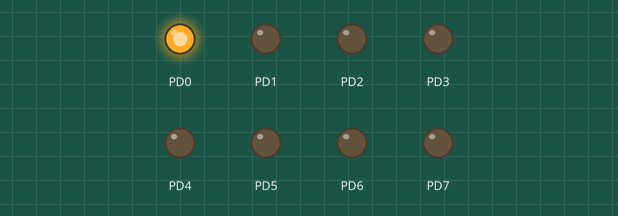
A program run on a simulated ATmega128, built with avr-gcc and emulated at 8 MHz. Shown: output pins drawn as LEDs (lit = HIGH).

Above: at 0.02 s.
At 0.37 s:
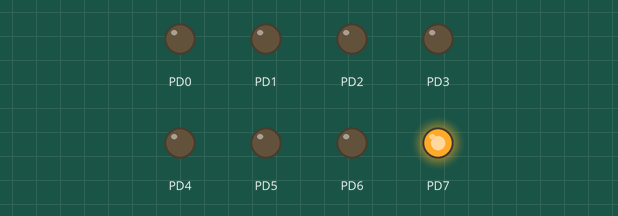
At 0.72 s:
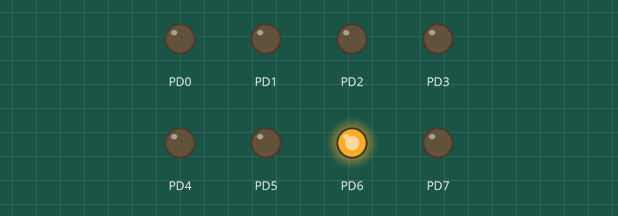
At 1.47 s:
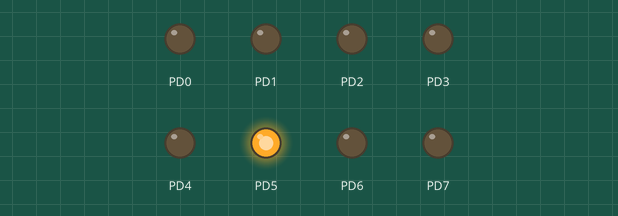
At 2.17 s:
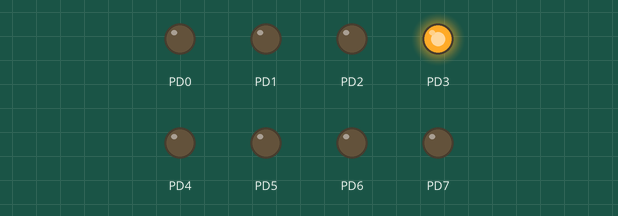
At 2.92 s:
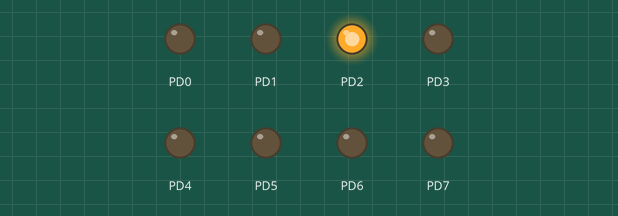
Timing chart, 0 to 3.2 s (numbered marks = the images above):
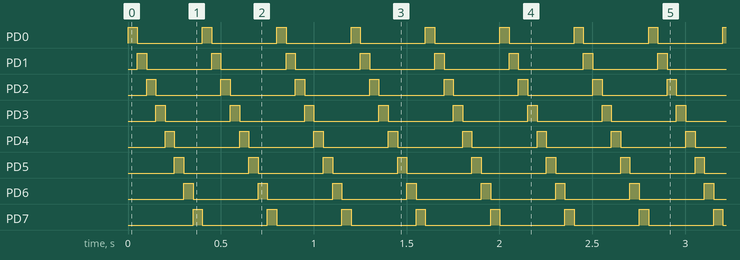

The program:

main.c
```c
/*
 * OpdrachtB4.c
 *
 * Created: 6-2-2018 10:49:16
 * Author : dionb
 */

#define F_CPU 8000000

#include <avr/io.h>
#include <util/delay.h>


int main(void)
{
	DDRD = 0xFF;
    /* Replace with your application code */
    while (1)
    {
		for(int i = 0x01; i < 0xFF; i <<= 1) {
			PORTD = i;
			wait(50);
		}
    }

	return 1;
}

void wait(int ms) {
	int i = 0;
	while(i < ms) {
		_delay_ms(1);
		i++;
	}
}
```

Measured:
- by itself, PD0–7: alternates HIGH for 0.05 s and LOW for 0.35 s
- by itself, everything shown: repeats every 0.40 s, in 8 steps
